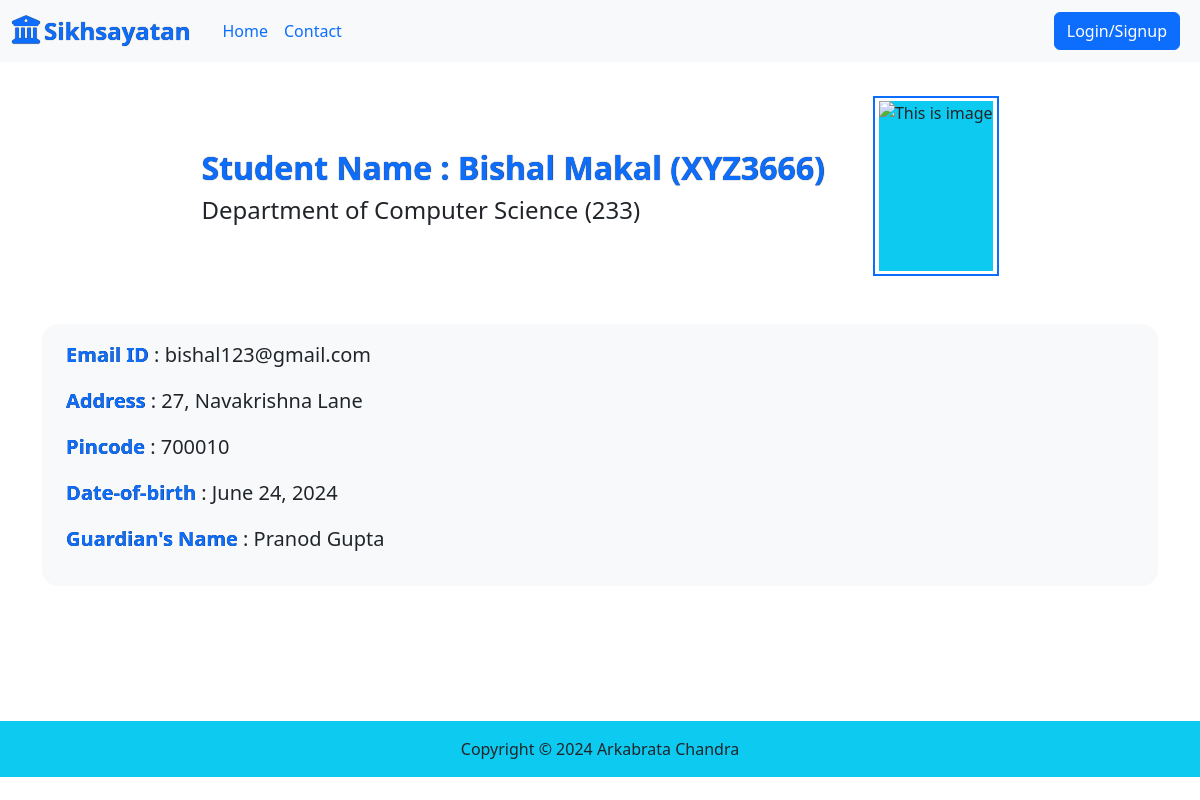
Page /profile/XYZ3666 on the committed database.
### studentcard/models.py (models this page shows, shortened)
class Student(models.Model):
    stu_id = models.OneToOneField(Student_Id,related_name="studentId",on_delete=models.CASCADE,null=True,blank=True)
    dept = models.ForeignKey(Department,related_name="dept",on_delete=models.CASCADE,null=True,blank=True)
    stu_name = models.CharField(max_length=100,default="student")
    stu_email = models.EmailField(default=None,unique=True)
    stu_address = models.CharField(max_length=100,default=None)
    stu_pincode = models.IntegerField(default=None,null=True,blank=True)
    stu_dob = models.DateField(default=None,null=True,blank=True)
    stu_guardian_name = models.CharField(max_length=50,default=None,null=True,blank=True)
    class Meta:
        ordering = ["stu_name"]

class Student_Id(models.Model):
    user = models.ForeignKey(User,related_name="userauth_id",on_delete=models.CASCADE,null=True,blank=True)
    student_id = models.CharField(max_length=20,default=None)

class Department(models.Model):
    user = models.ForeignKey(User,related_name="userauth",on_delete=models.CASCADE,null=True,blank=True)
    department = models.CharField(max_length=50,default=None,unique=True)
    code = models.IntegerField(default=None,unique=True)
    hod_name = models.CharField(max_length=100,default=None)
    class Meta:
        ordering = ['department']

### studentcard/views.py (the view)
# urls.py: path('profile/<profile_code>',profile_info,name="Profile"),
@csrf_exempt
def profile_info(request,profile_code):
    try:
        stu_ins = Student.objects.filter(stu_id__student_id = profile_code)[0]
        return render(request,"report/profile.html",context={"stu_info" : stu_ins})
    except Exception as e:
        print(e)
    messages.warning(request,"Something went wrong at the server")
    return render(request,"report/error.html")

### studentcard/templates/report/profile.html
{% extends "base.html" %}
{% block main %}
    <div class="container">
        <div class="d-flex flex-column-reverse flex-md-row justify-content-center align-items-center mb-5">
            <div class="d-flex flex-column align-items-center align-items-md-start me-0 me-md-5">
                <div class="fs-2 fw-semibold text-primary" style="text-shadow: 0.1px 0.1px 1px black;">Student Name : {{stu_info.stu_name}} ({{stu_info.stu_id.student_id}})</div>
                <div class="fs-4">Department of {{stu_info.dept.department}} ({{stu_info.dept.code}})</div>
            </div>
            <div class="d-flex justify-content-center align-items-center mb-3 mb-md-0 px-1" style="height: 180px;border: 2px solid rgb(13 110 253);">
                <img class="bg-info" src="https://static.vecteezy.com/system/resources/thumbnails/011/675/374/small_2x/man-avatar-image-for-profile-png.png" alt="This is image" height="170px">
            </div>
        </div>
        <div class="container bg-light rounded-4 py-3 px-4">
            <div class="fs-5 mb-3"><span class="fw-semibold text-primary"  style="text-shadow: 0.1px 0.1px 0.2px black;">Email ID</span>  :  {{stu_info.stu_email}}</div>
            <div class="fs-5 mb-3"><span class="fw-semibold text-primary"  style="text-shadow: 0.1px 0.1px 0.2px black;">Address</span> : {{stu_info.stu_address}}</div>
            <div class="fs-5 mb-3"><span class="fw-semibold text-primary"  style="text-shadow: 0.1px 0.1px 0.2px black;">Pincode</span> : {{stu_info.stu_pincode}}</div>
            <div class="fs-5 mb-3"><span class="fw-semibold text-primary"  style="text-shadow: 0.1px 0.1px 0.2px black;">Date-of-birth</span> : {{stu_info.stu_dob}}</div>
            <div class="fs-5 mb-3"><span class="fw-semibold text-primary"  style="text-shadow: 0.1px 0.1px 0.2px black;">Guardian's Name</span> : {{stu_info.stu_guardian_name}}</div>
        </div>
    </div>
{% endblock %}

### rows in the picture
Student: stu_name "Bishal Makal", stu_id.student_id "XYZ3666", dept.department "Computer Science", dept.code "233", stu_email "bishal123@gmail.com", stu_address "27, Navakrishna Lane", stu_pincode "700010", stu_dob "June 24, 2024", stu_guardian_name "Pranod Gupta"
